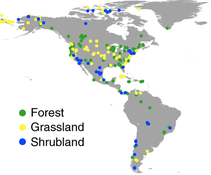
#> input picture examples/biomass.png, 211 x 175 px, shrunk from 900 x 746 before the run
$ python scatter_scanner.py examples/biomass.png
#> lines starting #> are read from the running program, lines starting #| are printed output that depends on the picture; after the words box and inside, x2 and y2 are one past the last pixel; in counts of white or black regions, pixels touching at a corner belong together
### util_extr.py
import os,cv2
import numpy as np
import util_extr as utile
import pandas.io.json as pjson
from matplotlib import pyplot as plt

# [4 lines left out: function binarizeThreshold, not called in this run]

def binarizeOtsu(img, bk=7, isShow=False):
    blurred = cv2.GaussianBlur(img, (bk, bk), 0)
    threshold = cv2.threshold(blurred, 0, 255, cv2.THRESH_BINARY_INV | cv2.THRESH_OTSU)[1]
    return threshold


# [46 lines left out: functions mkDirIfNotExist, saveMarks, saveVisualization, not called in this run]

def getConnCompAndSingleMarkSize(img, zoom=3):
    assert(img is not None)
    num, labels = cv2.connectedComponents(img)
    labelsDict = {}
    sizeD = {}
    h, w = img.shape
    for y in range(h):
        for x in range(w):
            if not img[y,x]: continue
            k = labels[y][x]
            if k in labelsDict.keys():
                labelsDict[k].append([x, y])
                sizeD[k] += 1
            else:
                labelsDict[k] = [[x, y]]
                sizeD[k] = 1
    lD = {}
    sD = {}
    for k,v in labelsDict.items():
        if len(v) > 20:
            lD[k] = v
            sD[k] = sizeD[k]

    if len(lD)==0 or len(sD)==0:
        return None

    kW, kH, kS= getMeanSizeOfSinglePoints(lD, sD)  #mean

    return lD, kW, kH, kS

def getMeanSizeOfSinglePoints(labelsDict, sizeD, ratioThsld=0.5):
    sortedSizes = dict(sorted(sizeD.items(), key=lambda item: item[1]))
    sS = sortedSizes
    vS = list(sS.values())
    vSpost = vS[1:]
    vSpost.append(vS[-1]*2)
    vS = np.array(vS)
    vSpost = np.array(vSpost)

    diff = vSpost - vS
    diffRatios =  diff/np.sqrt(vSpost)

    candKeys = []
    ssKeys = list(sS.keys())
    isBreak = False
    for idx in range(len(diffRatios)):
        if diffRatios[idx]<ratioThsld:
            k = ssKeys[idx]
            candKeys.append(k)
            isBreak = True
        elif isBreak:
            break
        else:
            continue
    if len(candKeys)==0:
        k = ssKeys[idx]
        candKeys.append(k)

    assert(len(candKeys)>0)
    kWHs = []
    Ss = []
    assert(len(candKeys)>0)
    for k in candKeys:
        kW, kH = getSizeOfCompnt(labelsDict[k])
        cKey = 'n%d'%len(labelsDict[k])
        kWHs.append([kW, kH])
        Ss.append(len(labelsDict[k]))
    kWHs = np.array(kWHs)
    kW, kH = np.round(kWHs.mean(axis=0)).astype(np.uint16)
    kS = np.array(Ss).mean()

    return kW, kH, kS

def getSizeOfCompnt(v):
    v = np.array(v)
    if len(v.shape)<=1: return None
    t = min(v[:,1])
    b = max(v[:,1])
    l = min(v[:,0])
    r = max(v[:,0])
    w = r-l+1
    h = b-t+1
    return w,h

### scatter_scanner.py
import cv2, time
import argparse
import numpy as np
import util_extr as utilE

def getParser():
    #initialize parser
    parser = argparse.ArgumentParser(
            prog = 'ScatterScanner',
            description = 'A scanner for overlapping scatter marks. This is an implemention in Python for the paper ScatterScanner by Yuming Qiu. If you would like to use this package, please cite the original paper.',
            epilog = 'ScatterScanner')
    parser.add_argument('input', metavar='input', type=str, help='specify the path of scatter image file to be handled.')
    parser.add_argument('-m', '--mode', default='less', type=str, help = 'the mode to find the peak. Options: less_equal or less')
    parser.add_argument('--is-auto-kernel', default=True, action=argparse.BooleanOptionalAction, help = 'whether detect the Gaussian kernel aumatically.')
    parser.add_argument('--kernel-side', default=11, type=int, help = 'the sepicified kernel side.')
    parser.add_argument('--kernel-std-fator', default=3, type=int, help = 'the standard factor of the kernel.')
    parser.add_argument('-o', '--output', default=None, type=str, help = 'specify the path of Json formatted output file.')
    parser.add_argument('--is-hsv-s-channel', default=False, action=argparse.BooleanOptionalAction, help = 'auto detect search space.')
    parser.add_argument('-O', '--visualize-outfile', default=None, type=str, help = 'specify the path of visualized image file.')
    parser.add_argument('--is-remove-text-and-axis', default=False, action=argparse.BooleanOptionalAction, help = 'is remove text and axis?')
    parser.add_argument('--remove-kernel-size', default=11, type=int, help = 'kernel size for removing text and axises.')
    parser.add_argument('--out-point-size', default=12, type=int, help = 'output data point size.')
    parser.add_argument('--out-point-color', default='k', type=str, help = 'output data point color.')
    parser.add_argument('--blur-kernel-size', default=7, type=int, help = 'kernel size for Gaussian blur.')
    parser.add_argument('--binarize-method', default='ostu', type=str, help = 'the method to binarize. ostu or threshold')
    parser.add_argument('--binarize-threshold', default=180, type=int, help = 'the threshold value for binarization.')
    args = parser.parse_args()
    assert(args != None)
    print(args)
    return args

def checkStatus(x,y,blurredImg,mode):
    pixels2 = blurredImg[y-1:y+2, x-1:x+2]
    pixels = pixels2.flatten()
    centerP = pixels[4]
    pixels_ = np.delete(pixels, 4)
    #isGreatest = True
    for p in pixels_:
        if mode == 'less_equal':
            if p > centerP:
                return False
        elif mode == 'less':
            if p >= centerP:
                return False
        else:
            print('wrong mode.')
            exit()
    return True

def getLocFromGausRslt(blurredImg, mode):
    h, w = blurredImg.shape
    pts = []
    for y in range(1, h-1):
        for x in range(1, w-1):
            cs = checkStatus(x,y,blurredImg,mode)
            if cs: pts.append({'x':x,'y':y,'m':-1})

    return pts

def getKernelSize(bImg):
    #img = (img<240).astype(np.uint8)
    _, kW, kH, _ = utilE.getConnCompAndSingleMarkSize(bImg)
    return kW, kH

def scatterScan(bImg, args):
    if args.is_auto_kernel:
        kW, kH = getKernelSize(bImg)
        print('got kernel automatically: ', kW, kH)
        kS = max(kW, kH)
    else:
        kS = args.kernel_side
    if kS%2==0: kS += 1
    kStd = kS/args.kernel_std_fator
    kSt = (kS, kS)
    blurredImg = cv2.GaussianBlur(bImg, kSt, kStd)
    markLoctions = getLocFromGausRslt(blurredImg, args.mode)
    return markLoctions

if __name__=='__main__':
    args = getParser()

    #open the image file and convert to gray image
    print('Handling:', args.input)
    if args.is_hsv_s_channel:
        oriImg = cv2.imread(args.input, cv2.IMREAD_COLOR)
        if len(oriImg.shape)==2:
            img = oriImg
        else:
            hsv = cv2.cvtColor(oriImg, cv2.COLOR_BGR2HSV)
            img = 255-hsv[:,:,1]
    else:
        img = cv2.imread(args.input, cv2.IMREAD_GRAYSCALE)
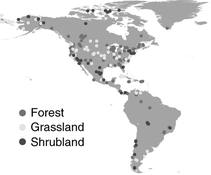
#> img: shape (175, 211); min 2, max 255, mean 230.2
        oriImg = img

    if img is None:
        print('failed to open image, maybe unsupportable file format.')
        exit()

    #remove text and axis in the input image
    if args.binarize_method=='ostu':
        bImg = utilE.binarizeOtsu(img, args.blur_kernel_size)
#> in binarizeOtsu, `blurred = cv2.GaussianBlur(img, (bk, bk), 0)`:
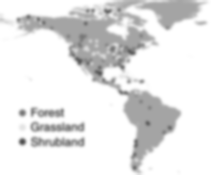
#> blurred: shape (175, 211); min 79, max 255, mean 230.2
#> in binarizeOtsu, `threshold = cv2.threshold(blurred, 0, 255, cv2.THRESH_BINARY_INV | cv2..`:
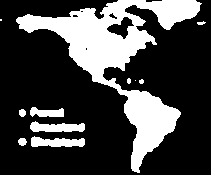
#> threshold: shape (175, 211); 26.8% white; 11 white regions (2 under 20 px), largest, box (x1, y1, x2, y2) and area: (16, 0, 202, 173) 8631, (30, 121, 85, 132) 430, (31, 136, 85, 147) 424
    elif args.binarize_method=='threshold':
        bImg = utilE.binarizeThreshold(img, args.binarize_threshold)
    if args.is_remove_text_and_axis:
        bImg = util.removeTextAndAxis(bImg, args.remove_kernel_size)

    #scan
    startT = time.time()
    markLoctions = scatterScan(bImg, args)
#> in getConnCompAndSingleMarkSize, `num, labels = cv2.connectedComponents(img)`:
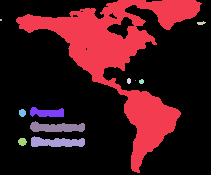
#> labels: shape (175, 211) int32; 12 distinct labels, from 0 to 11; one colour per label, 0 black
#> in getConnCompAndSingleMarkSize, `num, labels = cv2.connectedComponents(img)`: num = 12
#> after the loop in getConnCompAndSingleMarkSize, `for y in range(h):`: labelsDict = 11 items
#> the loop in getConnCompAndSingleMarkSize, `for k,v in labelsDict.items():` made 11 passes
#> v on passes 2, 6: [[0, 19], [1, 19], [0, 20], [1, 20]], [[135, 80]]
#> after the loop in getConnCompAndSingleMarkSize, `for k,v in labelsDict.items():`: lD = 7 items; sD = {1: 8631, 3: 23, 7: 245, 8: 45, 9: 430, 10: 424, 11: 55}
#> in getMeanSizeOfSinglePoints, `sortedSizes = dict(sorted(sizeD.items(), key=lambda item: item[1]))`: sortedSizes = {3: 23, 8: 45, 11: 55, 7: 245, 10: 424, 9: 430, 1: 8631}
#> in getMeanSizeOfSinglePoints, `sS = sortedSizes`: sS has the same summary as sortedSizes
#> in getMeanSizeOfSinglePoints, `vS = list(sS.values())`: vS = [23, 45, 55, 245, 424, 430, 8631]
#> in getMeanSizeOfSinglePoints, `vSpost = vS[1:]`: vSpost = [45, 55, 245, 424, 430, 8631]
#> in getMeanSizeOfSinglePoints, `vSpost = np.array(vSpost)`: vSpost = [45, 55, 245, 424, 430, 8631, 17262]
#> in getMeanSizeOfSinglePoints, `diff = vSpost - vS`: diff = [22, 10, 190, 179, 6, 8201, 8631]
#> in getMeanSizeOfSinglePoints, `diffRatios =  diff/np.sqrt(vSpost)`: diffRatios = [3.28, 1.35, 12.14, 8.69, 0.289, 88.27, 65.69]
#> in getMeanSizeOfSinglePoints, `ssKeys = list(sS.keys())`: ssKeys = [3, 8, 11, 7, 10, 9, 1]
#> the loop in getMeanSizeOfSinglePoints, `for idx in range(len(diffRatios)):` made 6 passes
#> (k, isBreak) on pass 5: (10, True)
#> after the loop in getMeanSizeOfSinglePoints, `for idx in range(len(diffRatios)):`: candKeys = [10]
#> the loop in getMeanSizeOfSinglePoints, `for k in candKeys:` made 1 pass
#> (k, t in getSizeOfCompnt, b in getSizeOfCompnt, l in getSizeOfCompnt, r in getSizeOfCompnt, w in getSizeOfCompnt, h in getSizeOfCompnt, kW) on pass 1: (10, 136, 146, 31, 84, 54, 11, 54)
#> after the loop in getMeanSizeOfSinglePoints, `for k in candKeys:`: Ss = [424]; kWHs = [[54, 11]]
#> in getMeanSizeOfSinglePoints, `kS = np.array(Ss).mean()`: kS = 424
#> in getConnCompAndSingleMarkSize, `kW, kH, kS= getMeanSizeOfSinglePoints(lD, sD)`: kW = 54; kH = 11; kS = 424
#> in getKernelSize, `_, kW, kH, _ = utilE.getConnCompAndSingleMarkSize(bImg)`: kW = 54; kH = 11
#> in scatterScan, `kW, kH = getKernelSize(bImg)`: kW = 54; kH = 11
#| got kernel automatically:  54 11
#> in scatterScan, `kS = max(kW, kH)`: kS = 54
#> in scatterScan, `if kS%2==0: kS += 1`: kS = 55
#> in scatterScan, `kStd = kS/args.kernel_std_fator`: kStd = 18.33
#> in scatterScan, `kSt = (kS, kS)`: kSt = (55, 55)
#> in scatterScan, `blurredImg = cv2.GaussianBlur(bImg, kSt, kStd)`:
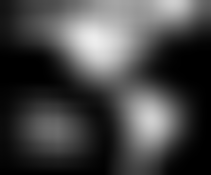
#> blurredImg: shape (175, 211); min 0, max 237, mean 68.6
#> the loop in getLocFromGausRslt, `for y in range(1, h-1):` made 173 passes
    endT = time.time()
    timeCons = endT - startT
    print('Costed:%d seconds.'%timeCons)

    #save to json file
    if args.output is not None:
        utilE.saveMarks(markLoctions, args.output)

    #save to visulized output image.
    if args.visualize_outfile is not None:
        rgb = cv2.cvtColor(oriImg, cv2.COLOR_BGR2RGB)
        utilE.saveVisualization(markLoctions, rgb, args.visualize_outfile, args.out_point_color, args.out_point_size)

$ run again, on examples/multi_markers1.png
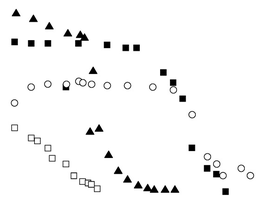
#> input picture examples/multi_markers1.png, 256 x 201 px, shrunk from 553 x 435 before the run
#> img is the input picture: shape (201, 256); min 0, max 255, mean 246.8
#> threshold: shape (201, 256); 3.3% white; 32 white regions (6 under 20 px), largest, box (x1, y1, x2, y2) and area: (74, 31, 89, 47) 146, (134, 181, 158, 194) 146, (161, 186, 179, 194) 101
#> in getConnCompAndSingleMarkSize, `num, labels = cv2.connectedComponents(img)`:
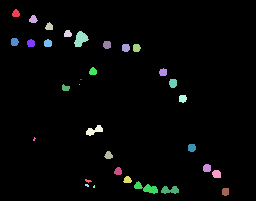
#> labels: shape (201, 256) int32; 33 distinct labels, from 0 to 32; one colour per label, 0 black
#> num = 33
#> after the loop in getConnCompAndSingleMarkSize, `for y in range(h):`: labelsDict = 32 items
#> the loop in getConnCompAndSingleMarkSize, `for k,v in labelsDict.items():` made 32 passes
#> v on passes 14, 17, 30: [[80, 79], [81, 79]], [[79, 84]], [[94, 185], [93, 186], [94, 186], [93, 187], [94, 187]]
#> after the loop in getConnCompAndSingleMarkSize, `for k,v in labelsDict.items():`: lD = 26 items
#> vS = 26 values from 41 to 146
#> in getMeanSizeOfSinglePoints, `vSpost = vS[1:]`: vSpost = 25 values from 46 to 146
#> in getMeanSizeOfSinglePoints, `vSpost = np.array(vSpost)`: vSpost = 26 values from 46 to 292
#> diff = 26 values, max 146 at index 25, min 0 at index 1, mean 9.65
#> diffRatios = 26 values, max 8.54 at index 25, min 0 at index 1, mean 0.734
#> ssKeys = 26 values, max 32 at index 9, min 1 at index 4, mean 15.04
#> the loop in getMeanSizeOfSinglePoints, `for idx in range(len(diffRatios)):` made 20 passes
#> k on passes 2 to 9: 4, 26, 3, 1, 12, 2, 22, 24
#> after the loop in getMeanSizeOfSinglePoints, `for idx in range(len(diffRatios)):`: candKeys = [4, 26, 3, 1, 12, 2, 22, 24, 32, 13, 7, 18, 6, 8, 11, 9, 10, 21]
#> the loop in getMeanSizeOfSinglePoints, `for k in candKeys:` made 18 passes
#> (k, t in getSizeOfCompnt, b in getSizeOfCompnt, l in getSizeOfCompnt, r in getSizeOfCompnt, w in getSizeOfCompnt, h in getSizeOfCompnt, kW) on passes 1, 2, 4, 5, 6, 7, 8, 9: (4, 30, 36, 64, 71, 8, 7, 8), (26, 176, 182, 123, 131, 9, 7, 9), (1, 9, 16, 12, 19, 8, 8, 8), (12, 67, 74, 89, 96, 8, 8, 8), (2, 15, 22, 29, 37, 9, 8, 9), (22, 151, 158, 104, 112, 9, 8, 9), (24, 167, 174, 114, 121, 8, 8, 8), (32, 188, 195, 222, 228, 7, 8, 7)
#> after the loop in getMeanSizeOfSinglePoints, `for k in candKeys:`: Ss = [46, 46, 47, 48, 49, 50, 50, 50, 51, 52, 53, 53, 54, 54, 54, 56, 56, 56]; kWHs = [[8, 7], [9, 7], [8, 8], [8, 8], [8, 8], [9, 8], [9, 8], [8, 8], [7, 8], [8, 8], [8, 8], [8, 8], [8, 8], [8, 8], [8, 8], [8, 8], [8, 8], [8, 8]]
#> in getMeanSizeOfSinglePoints, `kWHs = np.array(kWHs)`: kWHs = 18 rows, first 8: [8, 7], [9, 7], [8, 8], [8, 8], [8, 8], [9, 8], [9, 8], [8, 8]
#> in getMeanSizeOfSinglePoints, `kS = np.array(Ss).mean()`: kS = 51.39
#> in getConnCompAndSingleMarkSize, `kW, kH, kS= getMeanSizeOfSinglePoints(lD, sD)`: kW = 8; kS = 51.39
#> in getKernelSize, `_, kW, kH, _ = utilE.getConnCompAndSingleMarkSize(bImg)`: kW = 8
#| got kernel automatically:  8 8
#> in scatterScan, `if kS%2==0: kS += 1`: kS = 9
#> kStd = 3
#> kSt = (9, 9)
#> in scatterScan, `blurredImg = cv2.GaussianBlur(bImg, kSt, kStd)`:
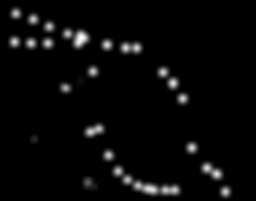
#> blurredImg: shape (201, 256); min 0, max 254, mean 8.3
#> the loop in getLocFromGausRslt, `for y in range(1, h-1):` made 199 passes

$ run again, on examples/multi_markers2.png
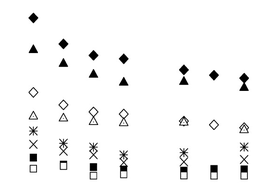
#> input picture examples/multi_markers2.png, 256 x 187 px, shrunk from 540 x 395 before the run
#> img is the input picture: shape (187, 256); min 0, max 255, mean 246
#> threshold: shape (187, 256); 5.7% white; 37 white regions (4 under 20 px), largest, box (x1, y1, x2, y2) and area: (179, 149, 189, 175) 178, (119, 151, 128, 174) 163, (179, 64, 189, 86) 154
#> in getConnCompAndSingleMarkSize, `num, labels = cv2.connectedComponents(img)`:
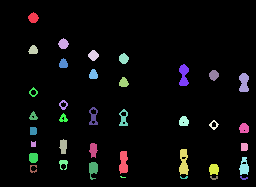
#> labels: shape (187, 256) int32; 38 distinct labels, from 0 to 37; one colour per label, 0 black
#> num = 38
#> after the loop in getConnCompAndSingleMarkSize, `for y in range(h):`: labelsDict = 37 items
#> the loop in getConnCompAndSingleMarkSize, `for k,v in labelsDict.items():` made 37 passes
#> k on passes 1 to 8: 1, 2, 3, 4, 5, 6, 7, 8
#> after the loop in getConnCompAndSingleMarkSize, `for k,v in labelsDict.items():`: lD = 33 items
#> vS = 33 values from 27 to 178
#> in getMeanSizeOfSinglePoints, `vSpost = vS[1:]`: vSpost = 32 values from 30 to 178
#> in getMeanSizeOfSinglePoints, `vSpost = np.array(vSpost)`: vSpost = 33 values from 30 to 356
#> diff = 33 values, max 178 at index 32, min 0 at index 8, mean 9.97
#> diffRatios = 33 values, max 9.43 at index 32, min 0 at index 8, mean 0.764
#> ssKeys = 33 values, max 33 at index 26, min 1 at index 21, mean 17
#> the loop in getMeanSizeOfSinglePoints, `for idx in range(len(diffRatios)):` made 5 passes
#> (k, isBreak) on pass 4: (19, True)
#> after the loop in getMeanSizeOfSinglePoints, `for idx in range(len(diffRatios)):`: candKeys = [19]
#> the loop in getMeanSizeOfSinglePoints, `for k in candKeys:` made 1 pass
#> (k, t in getSizeOfCompnt, b in getSizeOfCompnt, l in getSizeOfCompnt, r in getSizeOfCompnt, w in getSizeOfCompnt, h in getSizeOfCompnt, kW) on pass 1: (19, 120, 129, 209, 218, 10, 10, 10)
#> after the loop in getMeanSizeOfSinglePoints, `for k in candKeys:`: Ss = [41]; kWHs = [[10, 10]]
#> in getMeanSizeOfSinglePoints, `kS = np.array(Ss).mean()`: kS = 41
#> in getConnCompAndSingleMarkSize, `kW, kH, kS= getMeanSizeOfSinglePoints(lD, sD)`: kW = 10; kS = 41
#> in getKernelSize, `_, kW, kH, _ = utilE.getConnCompAndSingleMarkSize(bImg)`: kW = 10
#| got kernel automatically:  10 10
#> in scatterScan, `if kS%2==0: kS += 1`: kS = 11
#> kStd = 3.67
#> kSt = (11, 11)
#> in scatterScan, `blurredImg = cv2.GaussianBlur(bImg, kSt, kStd)`:
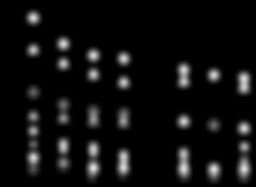
#> blurredImg: shape (187, 256); min 0, max 223, mean 14.7
#> the loop in getLocFromGausRslt, `for y in range(1, h-1):` made 185 passes

$ run again, on examples/multi_markers3.png
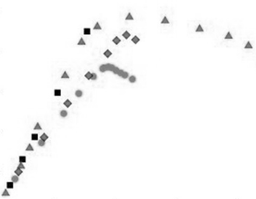
#> input picture examples/multi_markers3.png, 256 x 199 px, shrunk from 600 x 466 before the run
#> img is the input picture: shape (199, 256); min 0, max 255, mean 249.9
#> threshold: shape (199, 256); 3.7% white; 23 white regions, largest, box (x1, y1, x2, y2) and area: (2, 155, 27, 197) 333, (99, 63, 136, 83) 305, (30, 132, 49, 147) 175
#> in getConnCompAndSingleMarkSize, `num, labels = cv2.connectedComponents(img)`:
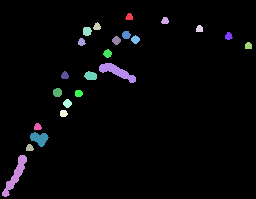
#> labels: shape (199, 256) int32; 24 distinct labels, from 0 to 23; one colour per label, 0 black
#> num = 24
#> after the loop in getConnCompAndSingleMarkSize, `for y in range(h):`: labelsDict = 23 items
#> the loop in getConnCompAndSingleMarkSize, `for k,v in labelsDict.items():` made 23 passes
#> in getMeanSizeOfSinglePoints, `vS = list(sS.values())`: vS = [42, 42, 43, 44, 44, 44, 45, 45, 46, 47, 48, 48, 55, 56, 57, 57, 57, 68, 68, 91, 175, 305, 333]
#> in getMeanSizeOfSinglePoints, `vSpost = vS[1:]`: vSpost = [42, 43, 44, 44, 44, 45, 45, 46, 47, 48, 48, 55, 56, 57, 57, 57, 68, 68, 91, 175, 305, 333]
#> in getMeanSizeOfSinglePoints, `vS = np.array(vS)`: vS = 23 values from 42 to 333
#> in getMeanSizeOfSinglePoints, `vSpost = np.array(vSpost)`: vSpost = 23 values from 42 to 666
#> diff = 23 values, max 333 at index 22, min 0 at index 0, mean 27.13
#> diffRatios = 23 values, max 12.9 at index 22, min 0 at index 0, mean 1.48
#> ssKeys = [1, 4, 11, 2, 20, 22, 3, 7, 10, 19, 14, 17, 8, 12, 6, 9, 18, 5, 16, 15, 21, 13, 23]
#> the loop in getMeanSizeOfSinglePoints, `for idx in range(len(diffRatios)):` made 12 passes
#> k on passes 1 to 8: 1, 4, 11, 2, 20, 22, 3, 7
#> after the loop in getMeanSizeOfSinglePoints, `for idx in range(len(diffRatios)):`: candKeys = [1, 4, 11, 2, 20, 22, 3, 7, 10, 19, 14]
#> the loop in getMeanSizeOfSinglePoints, `for k in candKeys:` made 11 passes
#> (k, t in getSizeOfCompnt, b in getSizeOfCompnt, l in getSizeOfCompnt, r in getSizeOfCompnt, w in getSizeOfCompnt, h in getSizeOfCompnt, kW) on passes 2, 3, 4, 5, 6, 7, 9, 10: (4, 25, 31, 196, 202, 7, 7, 7), (11, 42, 48, 245, 251, 7, 7, 7), (2, 17, 23, 161, 168, 8, 7, 8), (20, 123, 129, 34, 41, 8, 7, 8), (22, 144, 150, 26, 33, 8, 7, 8), (3, 22, 29, 93, 100, 8, 8, 8), (10, 38, 45, 78, 85, 8, 8, 8), (19, 110, 116, 60, 67, 8, 7, 8)
#> after the loop in getMeanSizeOfSinglePoints, `for k in candKeys:`: Ss = [42, 42, 43, 44, 44, 44, 45, 45, 46, 47, 48]; kWHs = [[8, 7], [7, 7], [7, 7], [8, 7], [8, 7], [8, 7], [8, 8], [8, 8], [8, 8], [8, 7], [8, 8]]
#> in getMeanSizeOfSinglePoints, `kW, kH = np.round(kWHs.mean(axis=0)).astype(np.uint16)`: kH = 7
#> in getMeanSizeOfSinglePoints, `kS = np.array(Ss).mean()`: kS = 44.55
#> in getConnCompAndSingleMarkSize, `kW, kH, kS= getMeanSizeOfSinglePoints(lD, sD)`: kW = 8; kH = 7; kS = 44.55
#> in getKernelSize, `_, kW, kH, _ = utilE.getConnCompAndSingleMarkSize(bImg)`: kW = 8; kH = 7
#> in scatterScan, `kW, kH = getKernelSize(bImg)`: kW = 8; kH = 7
#| got kernel automatically:  8 7
#> in scatterScan, `kS = max(kW, kH)`: kS = 8
#> in scatterScan, `if kS%2==0: kS += 1`: kS = 9
#> kStd = 3
#> kSt = (9, 9)
#> in scatterScan, `blurredImg = cv2.GaussianBlur(bImg, kSt, kStd)`:
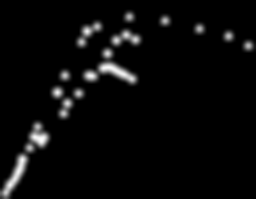
#> blurredImg: shape (199, 256); min 0, max 253, mean 9.3
#> the loop in getLocFromGausRslt, `for y in range(1, h-1):` made 197 passes
